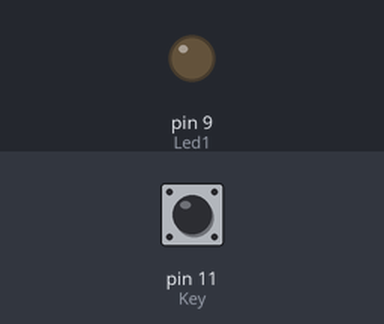
Recording of a sketch running on a simulated Arduino Uno, built with avr-gcc and run on an emulated ATmega328P. On the bench: output pins drawn as LEDs (lit = HIGH). Dashed ring = blinking. The inputs (shaded band) are chosen by the test bench; at power-on: pin 11 (Key) HIGH.

Above: at 1.2 s.
1.3 s: pin 11 (Key) pulled LOW for 1 s
At 1.55 s:
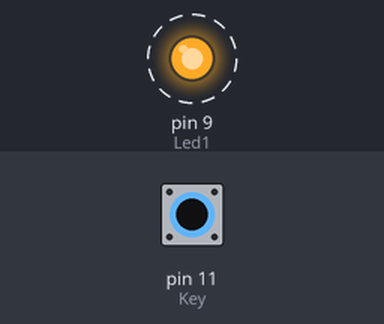
4.3 s: pin 11 (Key) pulled LOW for 3.2 s
At 8.0 s:
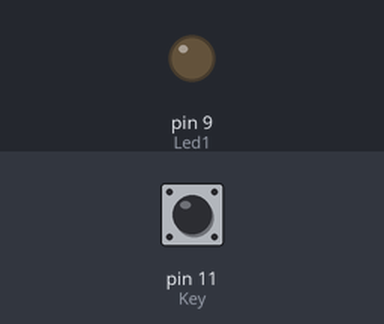
Timing chart, 0 to 9.5 s (numbered marks = the images above; inputs shaded):
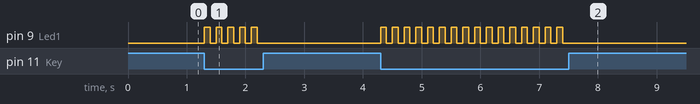

Measured:
- after the input at 1.3 s, pin 9 (Led1): alternates HIGH for 0.10 s and LOW for 0.10 s, 10 changes in all, then stays LOW, starting at once
- after the input at 4.3 s, pin 9 (Led1): alternates HIGH for 0.10 s and LOW for 0.10 s, 32 changes in all, then stays LOW, starting at once

The sketch:

Simpleway_Control.ino
```cpp
int Led1=9;
int Key=11;
int ledON=0;
void setup()
{
  pinMode(Led1,OUTPUT);
  pinMode(Key,INPUT);
}

void loop()
{
  if(digitalRead(Key)==LOW)//不断监测按键状态，按下时执行"LedSwitch"函数
  LedSwitch();
  delay(100);//可以尝试理解为什么要有这个delay
}

void LedSwitch()
{
  if(ledON==0)
  {
    digitalWrite(Led1,HIGH);
    ledON=1;//翻转LED灯状态
  }
  else
  {
    digitalWrite(Led1,LOW);
    ledON=0;//翻转LED灯状态
  }
}
```
